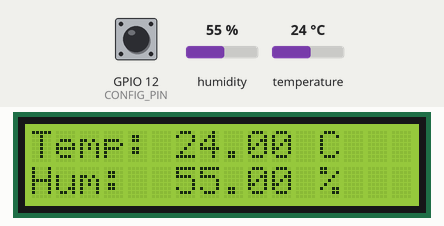
Simulated run of this sketch. Board: ESP8266 (NodeMCU). On the bench: 16×2 character LCD. The inputs (shaded band) are chosen by the test bench; at power-on: humidity 55 %, temperature 24 °C, GPIO 12 (CONFIG_PIN) HIGH. WiFi joins after 1.5 s; servers stay silent unless stated; uploads are accepted with an empty reply; what the sketch prints to the serial monitor is not drawn.

Above: at 6.3 s.
6.4 s: humidity set to 22 %
At 11.7 s:
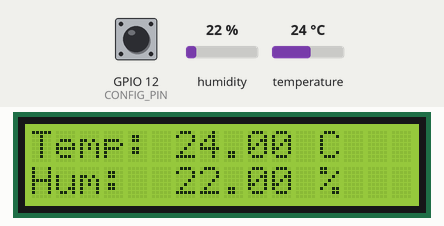
12.0 s: temperature set to 12 °C
At 16.9 s:
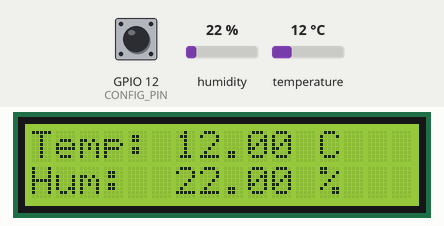
17.3 s: humidity set to 40 %
At 21.9 s:
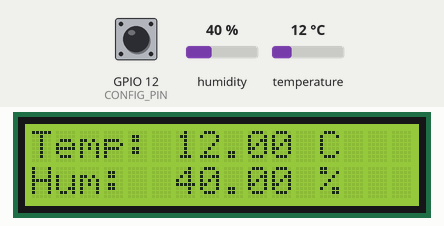
22.7 s: temperature set to 19 °C
At 26.8 s:
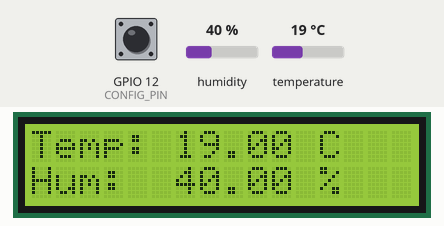
Timing chart, 0 to 28.3 s (numbered marks = the images above; inputs shaded):
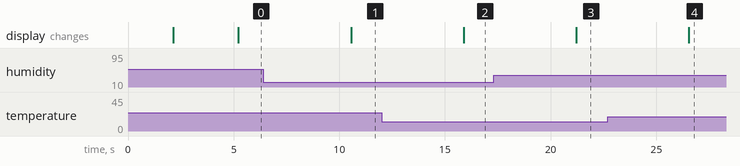

The sketch:

tempHum.ino
```cpp
// VERSION CON LCD 1602 16X2 CON MODULO I2C (OPCIONAL)
// POSIBILIDAD DE CAMBIAR ENTRE SENSOR DHT11 (SENCILLO) POR DHT22 (MEJORADO)
// ENVIA ID DEL DISPOSITIVO PARA PODER IDENTIFICAR PROCEDENCIA DE DATOS DE DISTINTOS DISPOSITIVOS EN BACKEND
// PERTIME EL USO DE BACKEND HTTPS O HTTP LOCAL AL HACER LLAMADA A API, SELECCIONABLE CON pin D6 a masa.

// Para poder trabajar y programar este módulo compatible Arduino, hay que descargar arduino ide de
// https://www.arduino.cc/en/software/
// Luego hay que configurar varias cosas.
// Tengo una placa (China) detectada como LilyGo T-Display en com6 pero se puede usar como Generic ESP8266
// Para añadir DHT.h librería con (mi versión es en inglés)
// Sketch / include library / manage libraries y buscar dht sensor library e instalar
// Para añadir esp8266 en archivo / preferencias / additional boards manager url añadir
// http://arduino.esp8266.com/stable/package_esp8266com_index.json
// y en tools / board / board manager ya aparecerá ESP8266 instalar
// luego en tools / board / aparecerá ESP8266 / Generic ESP8266 module
// después en tools / Flash Size / poner 4MB(FS: 1MB OTA: 1019kb)
// Instalar la librería LiquidCrystal_I2C desde el Administrador de Bibliotecas (Tools / Manage libraries).
// Instalar la librería Base 64 desde Sketch → Include Library → Manage Libraries


// https://www.youtube.com/watch?v=5NkyvyodCLE&ab_channel=LosProfesparavos

// Esto para ESP8266
#include <ESP8266WiFi.h>        // libreria para el wifi
#include <ESP8266HTTPClient.h>  // libreria httpclient
#include <DHT.h>                // libreria sensor dht11
#define DHTPIN 2                // definiendo pin data del DHT11
// #define DHTTYPE DHT11        // Definiendo el tipo de DHT para ser DHT11, lee cada 1 segundo
#define DHTTYPE DHT22           // Definiendo el tipo de DHT para ser DHT22, lee cada 2 segundos
DHT dht(DHTPIN, DHTTYPE);
// Esto para el permitir https
#include <WiFiClientSecure.h>  // Añade esta librería arriba para https
// Esto es para el el LCD 16x2
#include <Wire.h>
#include <LiquidCrystal_I2C.h>
// Dirección I2C común: 0x27 o 0x3F
// LiquidCrystal_I2C lcd(0x27, 16, 2);  // PARA DIRECCION 0x27
LiquidCrystal_I2C lcd(0x3F, 16, 2);     // PARA DIRECCION 0x3F
#define CONFIG_PIN 12  // GPIO12 osea D6 mostrado en la placa OJO  // Pin que selecciona URL
// Declara apiBaseUrl como puntero a char normal, no const
const char* apiBaseUrl;
// const char* apiBaseUrl = "https://weatherstation-hyck.onrender.com/api/v1/";
// const char* apiBaseUrl = "http://192.168.0.20:5000/api/v1/"; // IP LOCAL DEL EQUIPO PC, aqui no hay localhost
// const char* apiKey = "tu_clave_de_api";

// Variable a usar para el cambio de estado del pin 12 (GPIO12 osea D6)
// y poder conectar o desconectar el pin y el cambio se haga al vuelo
static bool lastState = HIGH;

String deviceId; // define variable para poder identificar dispositivo en backend

void setup() {
  Serial.begin(9600); // para mostar los Serial.print() en la consola

  // Para seleccionar apiBaseUrl según D5 si está conectado a masa o no
  pinMode(CONFIG_PIN, INPUT_PULLUP);
  // Guarda el estado ACTUAL del pin como estado inicial
  lastState = digitalRead(CONFIG_PIN);

  if(digitalRead(CONFIG_PIN) == LOW){
      apiBaseUrl = "http://192.168.0.20:5000/api/v1/"; // LOCAL
  }else{
      apiBaseUrl = "https://weatherstation-hyck.onrender.com/api/v1/"; // REMOTO
  }

  Serial.print("API URL seleccionada: ");
  Serial.println(apiBaseUrl);

  // Para el LCD
  lcd.init();
  lcd.backlight();
  lcd.clear();
  lcd.setCursor(0, 0); // Columna 0, línea 0
  lcd.print("Weather Station");
  lcd.setCursor(0, 1); // Columna 0, línea 1
  lcd.print("Booting ...");

  dht.begin(); // INICIALIZA SENSOR DHT22

  WiFi.begin("vodafone3CAA", "NZWR3LH9ACXPR4"); // poner nombre wifi y contraseña

  while (WiFi.status() != WL_CONNECTED) {
    delay(1000);
    Serial.println("Conectando a la red WiFi...");
  }

  Serial.println("Conexión WiFi establecida");

  Serial.print("IP del ESP8266: "); // DATO INFORMATIVO SIN MAS
  Serial.println(WiFi.localIP());

  lcd.setCursor(0, 1);            // Columna 0, línea 1
  deviceId = WiFi.macAddress();   // "84:F3:EB:AB:12:34" (por ejemplo)
  deviceId.replace(":", "");      // eliminar los dos puntos ya que si no la MAC no entra en una línea
  lcd.print("MAC:" + deviceId);
  Serial.println("MAC: " + deviceId);


  delay(3000);
}

void loop() {
  checkConfigPin(); // Comprobar si se ha conectado el D6 para cambiar de local a https

  float temperature_data = dht.readTemperature();
  float humidity_data = dht.readHumidity();
  Serial.print("Temperature: ");
  Serial.println(temperature_data);
  Serial.print("Humidity: ");
  Serial.println(humidity_data);
  //   delay(500); EVITAR ESTE DELAY YA QUE PUEDE CAUSAR LECTURAS INESTABLES, IMPORTANTE!!
  // Salida a LCD
  lcd.clear();
  lcd.setCursor(0, 0);  // Columna 0, línea 0
  lcd.print("Temp: ");
  lcd.print(temperature_data);
  lcd.print(" C");
  lcd.setCursor(0, 1);  // Columna 0. Línea 1
  lcd.print("Hum:  ");
  lcd.print(humidity_data);
  lcd.print(" %");

  if (isnan(temperature_data) || isnan(humidity_data)) {
    // Serial.println("Error al leer el sensor DHT11");
    Serial.println("Error al leer el sensor DHT22");
    // Salida a LCD
    lcd.clear();
    lcd.setCursor(0, 0);
    lcd.print("Error sensor :_(");

    delay(2000);
    return;
  }

  sendDataToApi(temperature_data, humidity_data);

  delay(5000);
}

void sendDataToApi(float temperature_data, float humidity_data) {
// WiFiClient client;
  WiFiClientSecure client;
  //   Versión que permite usar https, pero tenemos que conseguir el fingerprint de render.com. Para ello lo
  // conseguimos desde el Bash de Git en VSC poniendo:
  //     echo | openssl s_client -connect weatherstation-hyck.onrender.com:443 | openssl x509 -noout -fingerprint -sha1
  // OJO PONER EL RESULTADO SIN LOS ":"
  // EN RENDER SE CAMBIA EL FINGERPRINT CADA "X" MESES, POR LO QUE IGUAL NO FUNCIONA MÁS TARDE
  client.setFingerprint("A8EE4611100C0E7D4E9D25EB6350683045916B28");

  HTTPClient http;

  String url = String(apiBaseUrl) + "meassures";
  Serial.println("URL de solicitud: " + url);

  bool isHttps = url.startsWith("https");

//   http.begin(client, url);

  if (isHttps) {
      Serial.println("🔒 Modo HTTPS");

    //   WiFiClientSecure client;
      if (!http.begin(client, url)) {
        Serial.println("❌ Error iniciando conexión HTTPS");
        return;
      }

  } else {
      Serial.println("🔓 Modo HTTP local");

      WiFiClient client;
      if (!http.begin(client, url)) {
        Serial.println("❌ Error iniciando conexión HTTP");
        return;
      }
  }

//   http.addHeader("Authorization", apiKey);
  http.addHeader("Content-Type", "application/json");
  // http.addHeader("Authorization", "Bearer "+ deviceId);

  // Crear un objeto JSON con los datos a enviar en el body
  String jsonData =
    "{\"device_id\": \"" + String(deviceId) + "\"," +
    "\"type\": \"devices\","+
    "\"description\": \"Weather sensor\","+
    "\"data\": {"+
        "\"temperature\": " + String(temperature_data) + ","+
        "\"humidity\": " + String(humidity_data) + "}" +
    "}";

  int httpCode = http.POST(jsonData);

  if (httpCode > 0) {
    // if (httpCode == HTTP_CODE_OK) {
    if (httpCode >= 200 && httpCode < 300) {
      String payload = http.getString();
      Serial.println("Respuesta recibida: " + payload);
    } else {
      Serial.println("Error en la solicitud. Código de error: " + String(httpCode));
    }
  } else {
    Serial.println("Error en la conexión - " + String(http.errorToString(httpCode).c_str()));
  }

  http.end();
}

// Detecta si se ha hecho la conexión/desconexion del pin D6 a masa
// Para el cambio de local a https
void checkConfigPin() {
    bool current = digitalRead(CONFIG_PIN);
    delay(50); // anti rebotes
    current = digitalRead(CONFIG_PIN);

    if (current != lastState) {
        Serial.println("⚠️ Cambio detectado, reiniciando...");
        delay(500);
        ESP.restart();
    }

    lastState = current;
}
```

Measured:
- after the input at 6.4 s, the display: changes after 4.2 s (image 1)
- after the input at 12.0 s, the display: changes after 3.9 s (image 2)
- after the input at 17.3 s, the display: changes after 3.9 s (image 3)
- after the input at 22.7 s, the display: changes after 3.8 s (image 4)
